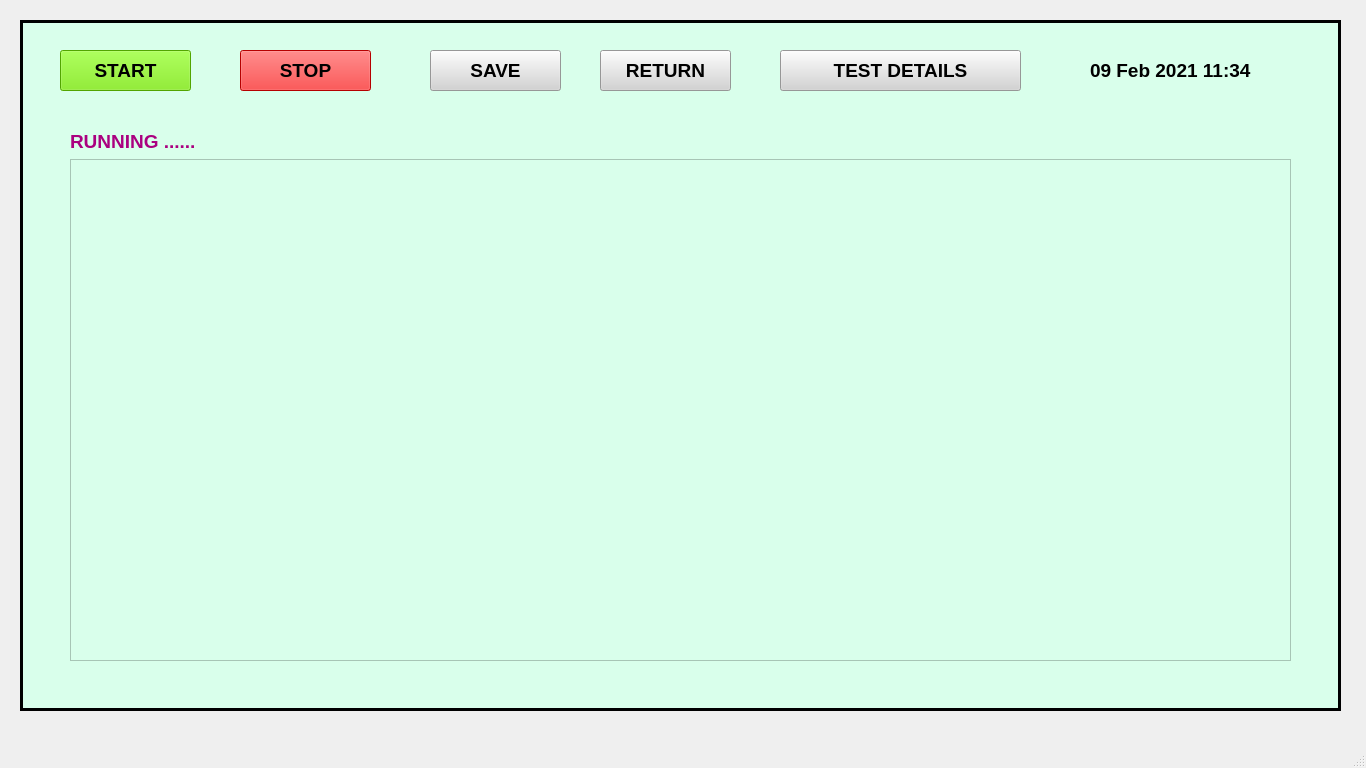
<?xml version="1.0" encoding="UTF-8"?>
<ui version="4.0">
 <class>MainWindow</class>
 <widget class="QMainWindow" name="MainWindow">
  <property name="geometry">
   <rect>
    <x>0</x>
    <y>0</y>
    <width>1366</width>
    <height>768</height>
   </rect>
  </property>
  <property name="windowTitle">
   <string>MainWindow</string>
  </property>
  <widget class="QWidget" name="centralwidget">
   <widget class="QFrame" name="frame">
    <property name="geometry">
     <rect>
      <x>20</x>
      <y>20</y>
      <width>1321</width>
      <height>691</height>
     </rect>
    </property>
    <property name="styleSheet">
     <string notr="true">background-color: rgb(217, 255, 235);</string>
    </property>
    <property name="frameShape">
     <enum>QFrame::Box</enum>
    </property>
    <property name="frameShadow">
     <enum>QFrame::Plain</enum>
    </property>
    <property name="lineWidth">
     <number>3</number>
    </property>
    <widget class="QPushButton" name="pushButton_2">
     <property name="geometry">
      <rect>
       <x>220</x>
       <y>30</y>
       <width>131</width>
       <height>41</height>
      </rect>
     </property>
     <property name="font">
      <font>
       <family>Arial</family>
       <pointsize>14</pointsize>
       <weight>75</weight>
       <bold>true</bold>
      </font>
     </property>
     <property name="styleSheet">
      <string notr="true">background-color: rgb(255, 0, 0);</string>
     </property>
     <property name="text">
      <string>STOP</string>
     </property>
    </widget>
    <widget class="QPushButton" name="pushButton_3">
     <property name="geometry">
      <rect>
       <x>410</x>
       <y>30</y>
       <width>131</width>
       <height>41</height>
      </rect>
     </property>
     <property name="font">
      <font>
       <family>Arial</family>
       <pointsize>14</pointsize>
       <weight>75</weight>
       <bold>true</bold>
      </font>
     </property>
     <property name="styleSheet">
      <string notr="true">background-color: rgb(211, 211, 211);</string>
     </property>
     <property name="text">
      <string>SAVE</string>
     </property>
    </widget>
    <widget class="QLabel" name="label">
     <property name="geometry">
      <rect>
       <x>1070</x>
       <y>30</y>
       <width>211</width>
       <height>41</height>
      </rect>
     </property>
     <property name="font">
      <font>
       <family>Arial</family>
       <pointsize>14</pointsize>
       <weight>75</weight>
       <bold>true</bold>
      </font>
     </property>
     <property name="text">
      <string>09 Feb 2021 11:34</string>
     </property>
    </widget>
    <widget class="QPushButton" name="pushButton_6">
     <property name="geometry">
      <rect>
       <x>580</x>
       <y>30</y>
       <width>131</width>
       <height>41</height>
      </rect>
     </property>
     <property name="font">
      <font>
       <family>Arial</family>
       <pointsize>14</pointsize>
       <weight>75</weight>
       <bold>true</bold>
      </font>
     </property>
     <property name="styleSheet">
      <string notr="true">background-color: rgb(211, 211, 211);</string>
     </property>
     <property name="text">
      <string>RETURN</string>
     </property>
    </widget>
    <widget class="QPushButton" name="pushButton_4">
     <property name="geometry">
      <rect>
       <x>40</x>
       <y>30</y>
       <width>131</width>
       <height>41</height>
      </rect>
     </property>
     <property name="font">
      <font>
       <family>Arial</family>
       <pointsize>14</pointsize>
       <weight>75</weight>
       <bold>true</bold>
      </font>
     </property>
     <property name="styleSheet">
      <string notr="true">background-color: rgb(115, 231, 0);</string>
     </property>
     <property name="text">
      <string>START</string>
     </property>
    </widget>
    <widget class="QPushButton" name="pushButton_7">
     <property name="geometry">
      <rect>
       <x>760</x>
       <y>30</y>
       <width>241</width>
       <height>41</height>
      </rect>
     </property>
     <property name="font">
      <font>
       <family>Arial</family>
       <pointsize>14</pointsize>
       <weight>75</weight>
       <bold>true</bold>
      </font>
     </property>
     <property name="styleSheet">
      <string notr="true">background-color: rgb(211, 211, 211);</string>
     </property>
     <property name="text">
      <string>TEST DETAILS</string>
     </property>
    </widget>
    <widget class="QWidget" name="">
     <property name="geometry">
      <rect>
       <x>50</x>
       <y>110</y>
       <width>1221</width>
       <height>531</height>
      </rect>
     </property>
     <layout class="QGridLayout" name="gridLayout">
      <item row="0" column="0">
       <widget class="QLabel" name="label_2">
        <property name="font">
         <font>
          <family>Arial</family>
          <pointsize>14</pointsize>
          <weight>75</weight>
          <bold>true</bold>
         </font>
        </property>
        <property name="styleSheet">
         <string notr="true">color: rgb(170, 0, 127);</string>
        </property>
        <property name="text">
         <string>RUNNING ......</string>
        </property>
       </widget>
      </item>
      <item row="1" column="0">
       <widget class="QGraphicsView" name="graphicsView"/>
      </item>
     </layout>
    </widget>
   </widget>
  </widget>
  <widget class="QMenuBar" name="menubar">
   <property name="geometry">
    <rect>
     <x>0</x>
     <y>0</y>
     <width>1366</width>
     <height>21</height>
    </rect>
   </property>
  </widget>
  <widget class="QStatusBar" name="statusbar"/>
 </widget>
 <resources/>
 <connections/>
</ui>
